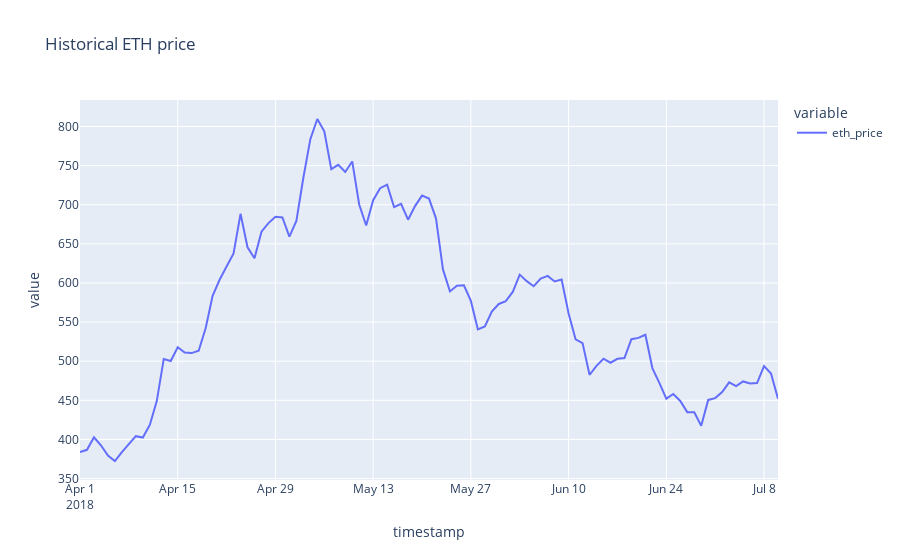

Write notebook code for a chart like this one.
### Code cell
df.plot(x='timestamp', y=['eth_price'], title='Historical ETH price')
